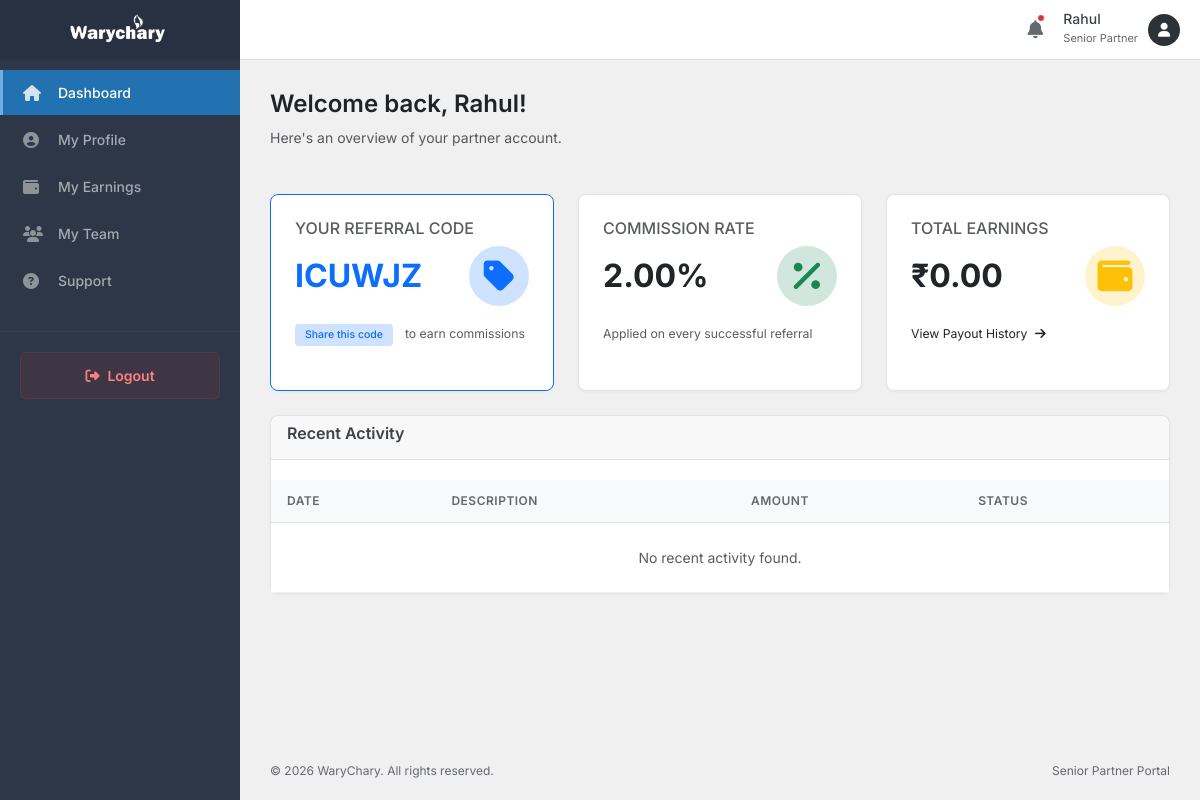
The app's page /senior-partner/index.php (signed in) with its own data.
### tables this page shows
CREATE TABLE `senior_partners` (
  `id` int(11) NOT NULL,
  `name` varchar(100) NOT NULL,
  `email` varchar(100) NOT NULL,
  `mobile` varchar(20) NOT NULL,
  `image` varchar(255) DEFAULT NULL,
  `gender` enum('Male','Female','Other') NOT NULL,
  `state` varchar(100) DEFAULT NULL,
  `city` varchar(100) DEFAULT NULL,
  `pincode` varchar(20) DEFAULT NULL,
  `address` text DEFAULT NULL,
  `password` varchar(255) NOT NULL,
  `referral_code` varchar(6) NOT NULL,
  `commission` decimal(5,2) DEFAULT 2.00,
  `status` enum('active','inactive') DEFAULT 'active',
  `created_at` timestamp NULL DEFAULT current_timestamp(),
  `updated_at` timestamp NULL DEFAULT current_timestamp() ON UPDATE current_timestamp()
);

### senior-partner/index.php (the view, shortened to what this page needs)
<?php
include_once __DIR__ . '/includes/header.php';
$database = new Database();
$db = $database->getConnection();
$partner_id = $_SESSION['senior_partner_id'];
$stmt = $db->prepare("SELECT * FROM senior_partners WHERE id = :id");
$stmt->bindParam(':id', $partner_id);
$stmt->execute();
$partner = $stmt->fetch(PDO::FETCH_ASSOC);
?>
<div class="page-header">
    <div class="header-title">
        <h1 class="page-title">Welcome back, <?php echo htmlspecialchars($partner['name']); ?>!</h1>
        <p class="text-muted">Here's an overview of your partner account.</p>
    </div>
</div>
<div class="row g-4">
    <div class="col-md-6 col-xl-4">
        <div class="card h-100 border-primary">
            <div class="card-body">
                <h6 class="text-muted text-uppercase mb-2">Your Referral Code</h6>
                <div class="d-flex align-items-center justify-content-between">
                    <h2 class="mb-0 text-primary fw-bold"><?php echo htmlspecialchars($partner['referral_code']); ?></h2>
                    <div class="widget-icon bg-primary-subtle text-primary rounded-circle p-3">
                        <i class="fas fa-tag fa-lg"></i>
                    </div>
                </div>
                <div class="mt-3">
                    <span class="badge bg-primary-subtle text-primary">Share this code</span>
                    <small class="text-muted ms-2">to earn commissions</small>
                </div>
            </div>
        </div>
    </div>
    <div class="col-md-6 col-xl-4">
        <div class="card h-100">
            <div class="card-body">
                <h6 class="text-muted text-uppercase mb-2">Commission Rate</h6>
                <div class="d-flex align-items-center justify-content-between">
                    <h2 class="mb-0 fw-bold"><?php echo htmlspecialchars($partner['commission']); ?>%</h2>
                    <div class="widget-icon bg-success-subtle text-success rounded-circle p-3">
                        <i class="fas fa-percentage fa-lg"></i>
                    </div>
                </div>
                <div class="mt-3">
                    <small class="text-muted">Applied on every successful referral</small>
                </div>
            </div>
        </div>
    </div>
    <div class="col-md-6 col-xl-4">
        <div class="card h-100">
            <div class="card-body">
                <h6 class="text-muted text-uppercase mb-2">Total Earnings</h6>
                <div class="d-flex align-items-center justify-content-between">
                    <h2 class="mb-0 fw-bold">₹0.00</h2>
                    <div class="widget-icon bg-warning-subtle text-warning rounded-circle p-3">
                        <i class="fas fa-wallet fa-lg"></i>
                    </div>
                </div>
                <div class="mt-3">
                    <a href="#" class="text-decoration-none small">View Payout History <i class="fas fa-arrow-right ms-1"></i></a>
                </div>
            </div>
        </div>
    </div>
</div>
<div class="row mt-4">
    <div class="col-12">
        <div class="card">
            <div class="card-header border-bottom">
                <h5 class="card-title mb-0">Recent Activity</h5>
            </div>
            <div class="card-body p-0">
                <div class="table-responsive">
                    <table class="table table-hover mb-0">
                        <thead class="bg-light">
                            <tr>
                                <th class="border-top-0">Date</th>
                                <th class="border-top-0">Description</th>
                                <th class="border-top-0">Amount</th>
                                <th class="border-top-0">Status</th>
                            </tr>
                        </thead>
                        <tbody>
                            <tr>
                                <td colspan="4" class="text-center py-4 text-muted">No recent activity found.</td>
                            </tr>
                        </tbody>
                    </table>
                </div>
            </div>
        </div>
    </div>
</div>
<?php include_once __DIR__ . '/includes/footer.php'; ?>

### admin/assets/css/admin.css (style rules this page uses)
:root { --admin-bg: #f0f0f1; --sidebar-bg: #1d2327; --sidebar-hover: #2c3338; --sidebar-active: #2271b1; --sidebar-text: #f0f0f1; --sidebar-text-muted: #a7aaad; --primary-color: #2271b1; --primary-hover: #135e96; --text-main: #3c434a; --text-muted: #646970; --border-color: #dcdcde; --card-bg: #ffffff; --danger: #d63638; --success: #00a32a; --warning: #dba617; --sidebar-width: 240px; --header-height: 60px; }
* { box-sizing: border-box; margin: 0; padding: 0; }
body { font-family: 'Inter', -apple-system, BlinkMacSystemFont, "Segoe UI", Roboto, Oxygen-Sans, Ubuntu, Cantarell, "Helvetica Neue", sans-serif; background-color: var(--admin-bg); color: var(--text-main); font-size: 14px; line-height: 1.5; }
a { text-decoration: none; color: inherit; transition: all 0.2s ease; }
.page-header { display: flex; justify-content: space-between; align-items: center; margin-bottom: 30px; }
.page-title { font-size: 24px; font-weight: 600; color: #1d2327; }
.widget-icon { width: 60px; height: 60px; display: flex; align-items: center; justify-content: center; font-size: 28px; background-color: #f0f6fc; color: var(--primary-color); border-radius: 50%; }
.card-header { display: flex; justify-content: space-between; align-items: center; margin-bottom: 20px; padding-bottom: 15px; border-bottom: 1px solid #f0f0f0; }
.card-title { font-size: 16px; font-weight: 600; color: var(--text-main); }
.table-responsive { overflow-x: auto; }
.card { border: 1px solid #e2e4e7; border-radius: 8px; box-shadow: 0 1px 3px rgba(0, 0, 0, 0.04); background-color: #fff; margin-bottom: 20px; }
.card-body { padding: 24px; }
.table thead th { background-color: #f8f9fa; color: var(--text-muted); font-weight: 600; font-size: 12px; text-transform: uppercase; letter-spacing: 0.5px; border-bottom: 1px solid #e0e0e0; padding: 12px 16px; }
.table tbody td { vertical-align: middle; padding: 12px 16px; color: var(--text-main); font-size: 14px; border-bottom: 1px solid #f0f0f0; }
.badge { padding: 6px 10px; font-weight: 500; border-radius: 4px; }

### senior-partner/includes/header.php (style rules this page uses)
:root { --sidebar-bg: #2d3748; }

### records on screen
senior_partners: name "Rahul", referral_code "ICUWJZ", commission "2.00"

### other values on screen
$_SESSION['senior_partner_name'] "Rahul"
